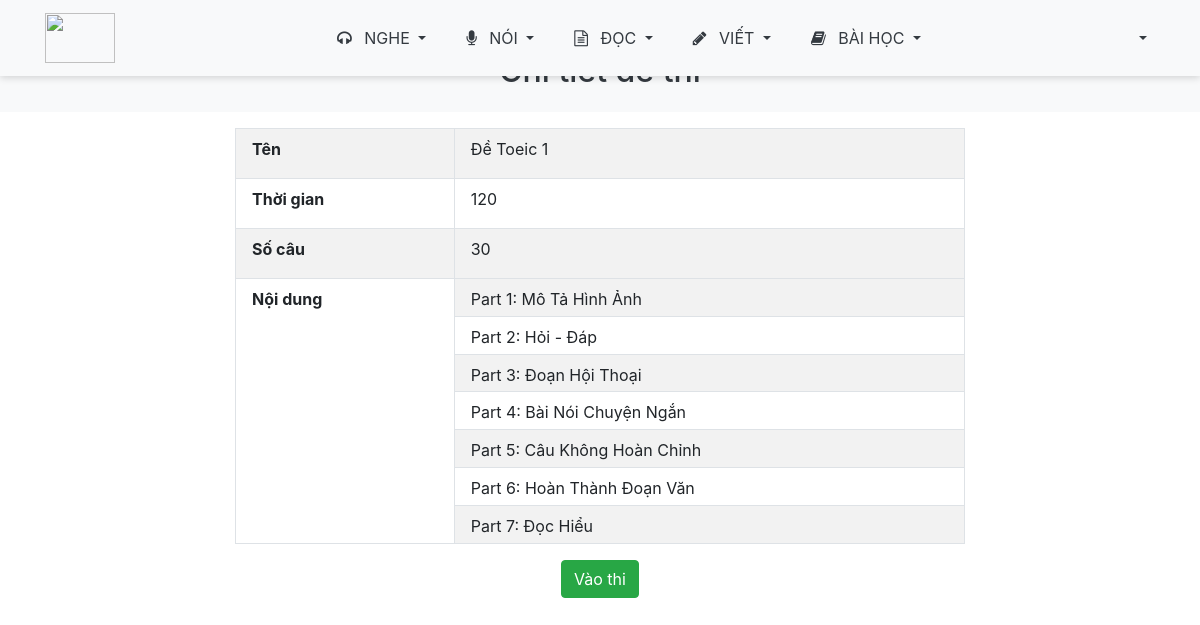
Page /user/examdetail.php?id=2 on the committed database.
### tables this page shows
CREATE TABLE `exam` (
  `id_exam` int(11) NOT NULL,
  `name_exam` text NOT NULL,
  `number_exam` int(11) NOT NULL,
  `time_exam` text NOT NULL,
  `id_categoryexam` int(11) NOT NULL
);

CREATE TABLE `category_question` (
  `id_categoryquestion` int(11) NOT NULL,
  `name_categoryquestion` text NOT NULL,
  `description` text NOT NULL
);

### user/examdetail.php (the view, shortened to what this page needs)
<!DOCTYPE html>
<html lang="en">
<?php include('../pages/head.php');
?>
<body>
    <?php session_start();
    include('../pages/nav.php'); ?>
    <div class="pt-4 mt-2">
    </div>
    <section class="vh-100">
        <div class="w-100 bg-light" style="height: 80px;text-align: center;padding-top: 20px;">
            <div class="container">
                <h2 class="text-dark">Chi tiết đề thi</h2>
            </div>
        </div>
        <div class="container mt-3 h-100">
            <div class="row d-flex justify-content-center align-items-center h-100">
                <div class="col-12 col-md-8 col-lg-10 col-xl-8">
                    <table id="dtBasicExample" class="table table-striped table-bordered table-sm container" cellspacing="0" style="width:100%">
                        <tbody>
                            <?php
                            include('../admin/dbconnect.php');
                            $res1 = mysqli_query($link, "SELECT * FROM exam WHERE id_exam='" . $_GET['id'] . "'");
                            while ($row = mysqli_fetch_array($res1)) {
                            ?>
                                <tr class="py-3">
                                    <th class="th-sm pt-2 pl-3" style="width: 30%; height:50px;">
                                        Tên
                                    </th>
                                    <td class="th-sm pt-2 pl-3">
                                        <?php echo $row['name_exam']; ?>
                                    </td>
                                </tr>
                                <tr class="py-3">
                                    <th class="th-sm pt-2 pl-3" style="width: 30%; height:50px;">
                                        Thời gian
                                    </th>
                                    <td class="th-sm pt-2 pl-3">
                                        <?php echo $row['time_exam']; ?>
                                    </td>
                                </tr>
                                <tr class="py-3">
                                    <th class="th-sm pt-2 pl-3" style="width: 30%; height:50px;">
                                        Số câu
                                    </th>
                                    <td class="th-sm pt-2 pl-3">
                                        <?php echo $row['number_exam']; ?>
                                    </td>
                                </tr>
                                <tr class="py-3">
                                    <th rowspan="8" class="th-sm pt-2 pl-3" style="width: 30%; height:50px;">
                                        Nội dung
                                    </th>
                                </tr>
                                <?php
                                include('../admin/dbconnect.php');
                                if ($row['id_categoryexam'] == 1) {
                                    $res = mysqli_query($link, "SELECT * FROM category_question WHERE id_categoryquestion<=7");
                                    while ($row_result = mysqli_fetch_array($res)) {
                                ?>
                                        <tr class="py-3">
                                            <td class="th-sm pt-2 pl-3">
                                                <?php echo $row_result['name_categoryquestion']; ?>:
                                                <?php echo $row_result['description']; ?>
                                            </td>
                                        </tr>
                                    <?php
                                    }
                                }
                                ?>
                            <?php
                            }
                            ?>
                        </tbody>
                    </table>
                    <div class="text-center">
                        <a href="./exam.php?id_exam=<?php echo $_GET['id']?>"><button type="button" class="btn btn-success">Vào thi</button></a>
                    </div>
                </div>
            </div>
        </div>
    </section>
</body>
</html>

### pages/head.php (shortened to what this page needs)
<head>
  <link rel="stylesheet" href="https://cdnjs.cloudflare.com/ajax/libs/font-awesome/4.7.0/css/font-awesome.min.css" />
  <link href="../resources/css/album.css" rel="stylesheet">
  <link href="../resources/css/clock.css" rel="stylesheet">
  <link rel="stylesheet" href="https://cdn.jsdelivr.net/npm/bootstrap@4.0.0/dist/css/bootstrap.min.css">
</head>

### pages/nav.php (shortened to what this page needs)
<nav class="navbar fixed-top navbar-expand-lg navbar-light bg-light" style="box-shadow: 0 2px 7px 0 rgb(0 0 0 / 15%);">
    <div class="container">
        <a class="navbar-brand" href="../user/"><img src="https://play-lh.googleusercontent.com/eaDUcPNYodG-ea3L_oLHOh0eP-R1xDEI_zTDwI8ZPW47uxq1CGukhKIwy1DS99CGbg" style="width:70px;height:50px" /> </a>
        <div class="collapse navbar-collapse" id="navbarSupportedContent">
            <ul class="navbar-nav mx-auto">
                <li class="nav-item dropdown mr-4">
                    <a class="nav-link dropdown-toggle text-dark" href="#" id="navbarDropdown" role="button" data-toggle="dropdown" aria-haspopup="true" aria-expanded="false">
                        <i class="fa fa-headphones pr-2" aria-hidden="true"></i>
                        NGHE
                    </a>
                </li>
                <li class="nav-item dropdown mr-4">
                    <a class="nav-link dropdown-toggle text-dark" href="#" id="navbarDropdown" role="button" data-toggle="dropdown" aria-haspopup="true" aria-expanded="false">
                        <i class="fa fa-microphone pr-2" aria-hidden="true"></i>
                        NÓI
                    </a>
                </li>
                <li class="nav-item dropdown mr-4">
                    <a class="nav-link dropdown-toggle text-dark" href="#" id="navbarDropdown" role="button" data-toggle="dropdown" aria-haspopup="true" aria-expanded="false">
                        <i class="fa fa-file-text-o pr-2" aria-hidden="true"></i>
                        ĐỌC
                    </a>
                </li>
                <li class="nav-item dropdown mr-4">
                    <a class="nav-link dropdown-toggle text-dark" href="#" id="navbarDropdown" role="button" data-toggle="dropdown" aria-haspopup="true" aria-expanded="false">
                        <i class="fa fa-pencil pr-2" aria-hidden="true"></i>
                        VIẾT
                    </a>
                </li>
                <li class="nav-item dropdown">
                    <a class="nav-link dropdown-toggle text-dark" href="#" id="navbarDropdown" role="button" data-toggle="dropdown" aria-haspopup="true" aria-expanded="false">
                        <i class="fa fa-book pr-2" aria-hidden="true"></i>
                        BÀI HỌC
                    </a>
                </li>
            </ul>
            <ul class="navbar-nav">
                <li class="nav-item dropdown">
                    <a class="nav-link dropdown-toggle text-dark" href="#" id="navbarDropdown" role="button" data-toggle="dropdown" aria-haspopup="true" aria-expanded="false">
                    </a>
                </li>
            </ul>
        </div>
    </div>
</nav>

### resources/css/album.css (style rules this page uses)
:root { --jumbotron-padding-y: 3rem; }

### resources/css/clock.css (style rules this page uses)
body { margin: 0; color: #444; background: #ecf0f1; font: 300 18px/18px Roboto, sans-serif; }

### rows in the picture
exam: name_exam "Đề Toeic 1", time_exam "120", number_exam "30"
category_question: name_categoryquestion "Part 1", description "Mô Tả Hình Ảnh"
category_question: name_categoryquestion "Part 2", description "Hỏi - Đáp"
category_question: name_categoryquestion "Part 3", description "Đoạn Hội Thoại"
category_question: name_categoryquestion "Part 4", description "Bài Nói Chuyện Ngắn"
category_question: name_categoryquestion "Part 5", description "Câu Không Hoàn Chỉnh"
category_question: name_categoryquestion "Part 6", description "Hoàn Thành Đoạn Văn"
category_question: name_categoryquestion "Part 7", description "Đọc Hiểu"
